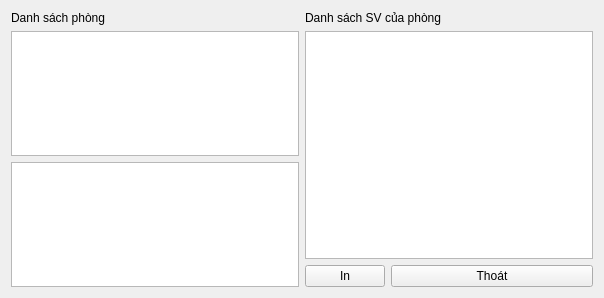
<?xml version="1.0" encoding="UTF-8"?>
<ui version="4.0">
 <class>Form_listSTbyPhong</class>
 <widget class="QWidget" name="Form_listSTbyPhong">
  <property name="geometry">
   <rect>
    <x>0</x>
    <y>0</y>
    <width>604</width>
    <height>298</height>
   </rect>
  </property>
  <property name="windowTitle">
   <string>Form</string>
  </property>
  <layout class="QHBoxLayout" name="horizontalLayout">
   <item>
    <layout class="QVBoxLayout" name="verticalLayout_2">
     <item>
      <widget class="QLabel" name="label">
       <property name="text">
        <string>Danh sách phòng</string>
       </property>
      </widget>
     </item>
     <item>
      <widget class="QTreeView" name="treeView_phong"/>
     </item>
     <item>
      <widget class="QTableView" name="tableView"/>
     </item>
    </layout>
   </item>
   <item>
    <layout class="QVBoxLayout" name="verticalLayout_3">
     <item>
      <widget class="QLabel" name="label_2">
       <property name="text">
        <string>Danh sách SV của phòng</string>
       </property>
      </widget>
     </item>
     <item>
      <layout class="QVBoxLayout" name="verticalLayout">
       <item>
        <widget class="QTreeView" name="treeView_sv"/>
       </item>
       <item>
        <layout class="QFormLayout" name="formLayout">
         <property name="fieldGrowthPolicy">
          <enum>QFormLayout::AllNonFixedFieldsGrow</enum>
         </property>
         <item row="0" column="1">
          <widget class="QPushButton" name="pushButton">
           <property name="text">
            <string>Thoát</string>
           </property>
          </widget>
         </item>
         <item row="0" column="0">
          <widget class="QPushButton" name="pushButton_2">
           <property name="text">
            <string>In</string>
           </property>
          </widget>
         </item>
        </layout>
       </item>
      </layout>
     </item>
    </layout>
   </item>
  </layout>
 </widget>
 <resources/>
 <connections>
  <connection>
   <sender>pushButton</sender>
   <signal>clicked()</signal>
   <receiver>Form_listSTbyPhong</receiver>
   <slot>close()</slot>
   <hints>
    <hint type="sourcelabel">
     <x>518</x>
     <y>278</y>
    </hint>
    <hint type="destinationlabel">
     <x>304</x>
     <y>250</y>
    </hint>
   </hints>
  </connection>
 </connections>
</ui>
